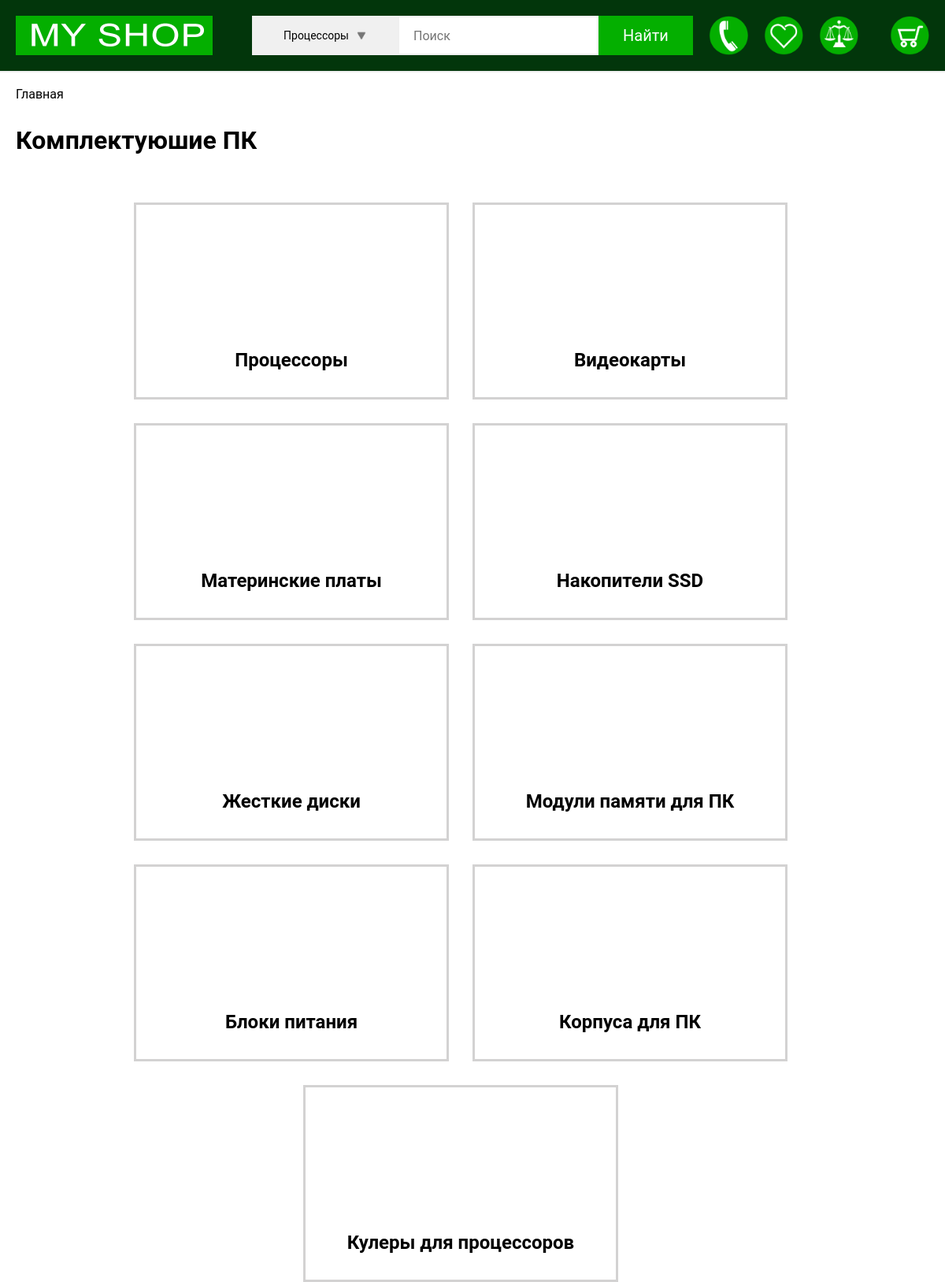
The page / on the database its author committed.
### tables this page shows
CREATE TABLE `category` (
  `id_category` int(11) NOT NULL,
  `category` varchar(50) DEFAULT NULL,
  `url_category` varchar(50) DEFAULT NULL
);

### scripts/php/API/Api.php (called while the page is built, shortened)
<?php
    require_once 'scripts/php/Managers/DataBase.php';
    abstract class Api
    {
        protected $method;
        public function __construct($requestUri)
        {
            $this->db = new DataBase();
            $this->method = $_SERVER['REQUEST_METHOD'];
        }
        public function run()
        {
            $this->action = $this->getAction();
            return $this->{$this->action}();
        }
        public function getAction()
        {
            switch ($this->method)
            {
                case "GET":
                    return 'viewAction';
                    break;
            }
        }
    }
?>

### index.php (called while the page is built, shortened)
<?php
    require_once ('scripts/php/API/Api.php');
    require_once ('scripts/php/API/GoodsApi/GoodsApi.php');
    $requestUri = htmlspecialchars($_SERVER['REQUEST_URI']);
    $requestUri = explode('/', stristr($requestUri . '?', '?', true));
    array_shift($requestUri);
    if ($requestUri[0] == 'cart') {
        array_shift($requestUri);
        $currentApi = new ShopApi($requestUri);
    }
    else
        $currentApi = new GoodApi($requestUri);
    $currentApi->run();
?>

### scripts/php/Managers/DataBase.php (called while the page is built, shortened)
<?php
    class DataBase
    {
        private $connect;
        public function __construct() {
            $this->host = "localhost";
            $this->username = "root";
            $this->password = "root";
            $this->db_name = "Internet_shop";
            $this->connect = mysqli_connect($this->host, $this->username, $this->password, $this->db_name);
            mysqli_set_charset($this->connect, "utf8");
        }
        public function execQuery($query, int $returnValue) {
            $result = mysqli_query($this->connect, $query);
            if ($returnValue == ReturnValue::GET_OBJECT)
                return mysqli_fetch_assoc($result);
            else if ($returnValue == ReturnValue::GET_ARRAY) {
                if ($result != NULL)
                    $number_of_row = mysqli_num_rows($result);
                else
                    $number_of_row = 0;
                $res_array = array();
                if ($number_of_row > 0)
                    while ($row = mysqli_fetch_assoc($result))
                        $res_array[] = $row;
                return $res_array;
            }
        }
    }
?>

### scripts/php/API/GoodsApi/GoodsAction.php (called while the page is built, shortened)
<?php
    function getAllCategory(DataBase $db) {
        $sqlGetAllCategory = "SELECT * FROM category";
        $data = $db->execQuery($sqlGetAllCategory, ReturnValue::GET_ARRAY);
        return $data;
    }
?>

### templates/catalog/catalog_block.php (the view, shortened to what this page needs)
<a href="/<?php echo $url_category;?>" style="color: black;">
    <div class="content_body_block">
        <span><b><?php echo $category; ?></b></span>
    </div>
</a>

### templates/catalog/catalog.php (shortened to what this page needs)
<!DOCTYPE html>
<html lang="ru">
    <head>
        <link rel="stylesheet" href="styles/body_main.css?<?php echo time();?>">
        <link rel="stylesheet" href="styles/header.css?<?php echo time();?>">
        <link rel="stylesheet" href="styles/catalog_search.css?<?php echo time();?>">
        <link rel="stylesheet" href="/styles/media_header.css?<?php echo time();?>">
    </head>
    <body>
        <?php include("templates/shop_main/shop_header.php")?>
        <div class="body_main">
            <ul class="route_list">
                <li>Главная</li>
            </ul>
            <h1 class="component_title">Комплектуюшие ПК</h1>
            <div class="content_body">
                <?php
                    for ($i = 0; $i < count($categories); $i++) {
                        $url_category = $categories[$i]['url_category'];
                        $category = $categories[$i]['category'];
                        include("catalog_block.php");
                    }
                ?>
            </div>
        </div>
    </body>
</html>

### templates/shop_main/shop_header.php (shortened to what this page needs)
<div class="header_holder">
    <div class="header">
        <a class="logo" href="/">
            <img src="/Images/Site/logo.jpg" style="height: 100%; width: auto;" alt="">
        </a>
        <div class="search">
            <div class="bt_select_category" onclick="showCategory('category_list')">
                <div class="bt_select">
                    <?php
                        $url = $categories[0]['url_category'];
                        $category = $categories[0]['category'];
                        echo "<span data-value='$url' id='selected_category'>$category</span>"
                    ?>
                </div>
            </div>
            <input class="in_search_text" id="in_search_text" type="text" placeholder="Поиск">
            <div class="bt_search_action" onclick="onClickSearch('selected_category', 'in_search_text')">
                <span>Найти</span>
            </div>
        </div>
        <div class="buttons">
            <img class="img_button" src="/Images/Site/call.png" alt="">
            <img class="img_button" src="/Images/Site/favorite.png" alt="">
            <img class="img_button" src="/Images/Site/compare.png" alt="">
            <a href="/cart">
                <img class="img_button" src="/Images/Site/cart.png" alt="">
            </a>
        </div>
    </div>
</div>

### styles/body_main.css (style rules this page uses)
.body_main { max-width: 1600px; padding-left: 20px; padding-right: 20px; padding-top: 20px; margin: 0 auto; }
.route_list li { display:inline-block; }
.route_list li::after { content: " >"; white-space: pre; }
.route_list li:last-child::after { content: ""; }
.component_title { font-size: 200%; margin-top: 30px; margin-bottom: 30px; }

### styles/header.css (style rules this page uses)
* { margin: 0; padding: 0; font-family: Roboto, sans-serif; font-size: 16px; list-style: none; text-decoration: none; }
*, *::after, *::before { box-sizing: border-box; }
.header_holder { outline: 2px solid rgba(224, 224, 224, 0.507); }
.header { display: flex; height: 90px; width: 100%; padding-left: 20px; padding-right: 20px; padding-top: 20px; padding-bottom: 20px; margin: 0 auto; background-color: rgb(2, 54, 11); }
.logo { float: left; height: 50px; width: 300px; }
.search { display: flex; justify-content: center; height: 50px; width: 100%; min-width: 200px; margin-left: 50px; }
.bt_select_category { float: left; border-radius: 0; border: none; height: 50px; outline: none; background: rgb(240, 240, 240); cursor: pointer; transition: 0.3s; }
.bt_select { display: flex; justify-content: center; align-items: center; height: 100%; width: 185px; }
.bt_select span { font-size: 14px; padding-right: 10px; }
.bt_select::after { content: ''; display: block; width: 12px; height: 12px; float: inline-end; background: url('/Images/Site/drop_arrow.png'); background-size: cover; }
.in_search_text { width: 100%; border: 0px; padding: 20px; outline-offset: -2px; outline: 2px solid rgba(224, 224, 224, 0.507); }
.bt_search_action { display: flex; justify-content: center; align-items: center; cursor: pointer; height: 50px; min-width: 120px; background-color: #04af00; transition: 0.3s; }
.bt_search_action span { color:white; font-size: 20px; }
.buttons { float: right; height: 50px; min-width: 300px; }
.buttons a { float: left; margin-left: 20px; height: 50px; width: auto; cursor: pointer; }
.img_button { float: left; margin-left: 20px; height: 50px; width: auto; cursor: pointer; }

### styles/catalog_search.css (style rules this page uses)
.content_body { display: flex; justify-content: center; flex-wrap: wrap; width: 100%; }
.content_body a { height: 250px; width: 400px; margin-top: 30px; margin-right: 30px; border-style: solid; border-color: rgb(211, 210, 210); }
.content_body_block { display: flex; justify-content: center; align-items: center; align-content: center; flex-direction: column; height: 100%; width: 100%; }
.content_body_block span b { font-size: 24px; }

### rows shown on the page
category: category "Процессоры"
category: category "Видеокарты"
category: category "Материнские платы"
category: category "Накопители SSD"
category: category "Жесткие диски"
category: category "Модули памяти для ПК"
category: category "Блоки питания"
category: category "Корпуса для ПК"
category: category "Кулеры для процессоров"
